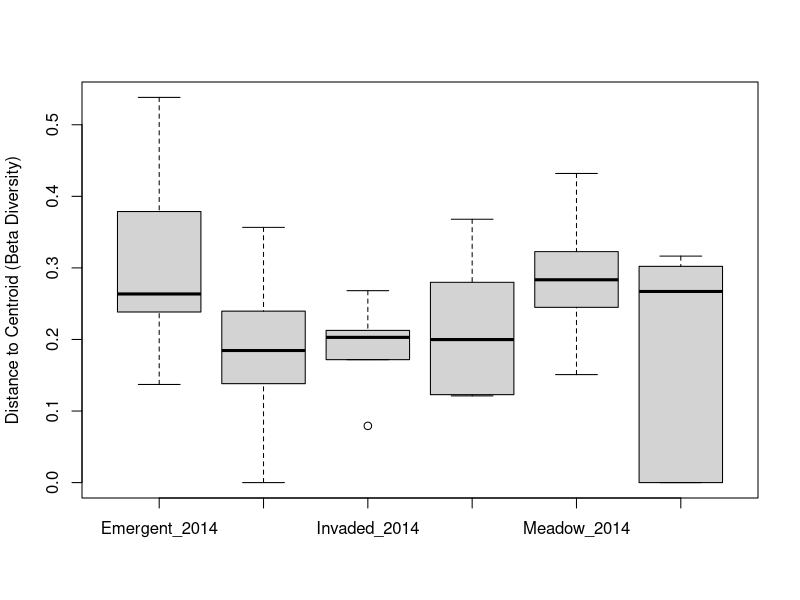

Reproduce this figure in R. (Note: this script raises an error after producing the figure.)
library(vegan)

#### beta diversity  ####

env <- read.csv("Data/Env_variables.csv")
species <- read.csv("Data/Species matrix_raw.csv")

spp <- species[ , 5:27]

beta <- betadiver(spp, "-1")
mod <- with(env, betadisper(beta, VegYr))

anova(mod)

boxplot(mod,
        xlab = " ",
        ylab = "Distance to Centroid (Beta Diversity)")
       


#### alpha diversity ####
species$Year <- as.factor(species$Year)
str(species)

species$Shannon <- diversity(spp) # Shannon index

species$Pielous <- H/log(specnumber(spp)) # Pielou's evenness

hist(species$Shannon)
hist(species$Pielous)

ggplot(species, aes(x = VegType, y = Shannon)) +
  geom_boxplot(aes(fill = Year), 
              position = position_dodge(0.9)) +
   theme_classic() +
  scale_fill_manual(values = c("#fc8d62","#1f78b4")) +
  theme(panel.border = element_rect(fill = NA)) +
  labs(x = " ",
       y = expression(paste("Shannon Diversity Index (H)")))
  
  

ggplot(species, aes(x = VegType, y = Pielous)) +
  geom_boxplot(aes(fill = Year), 
               position = position_dodge(0.9)) +
  theme_classic() +
  scale_fill_manual(values = c("#fc8d62","#1f78b4")) +
  theme(panel.border = element_rect(fill = NA)) +
  labs(x = " ",
       y = expression(paste("Pielou Evenness (J)"))) +
  ylim(0.5, 1.2)

